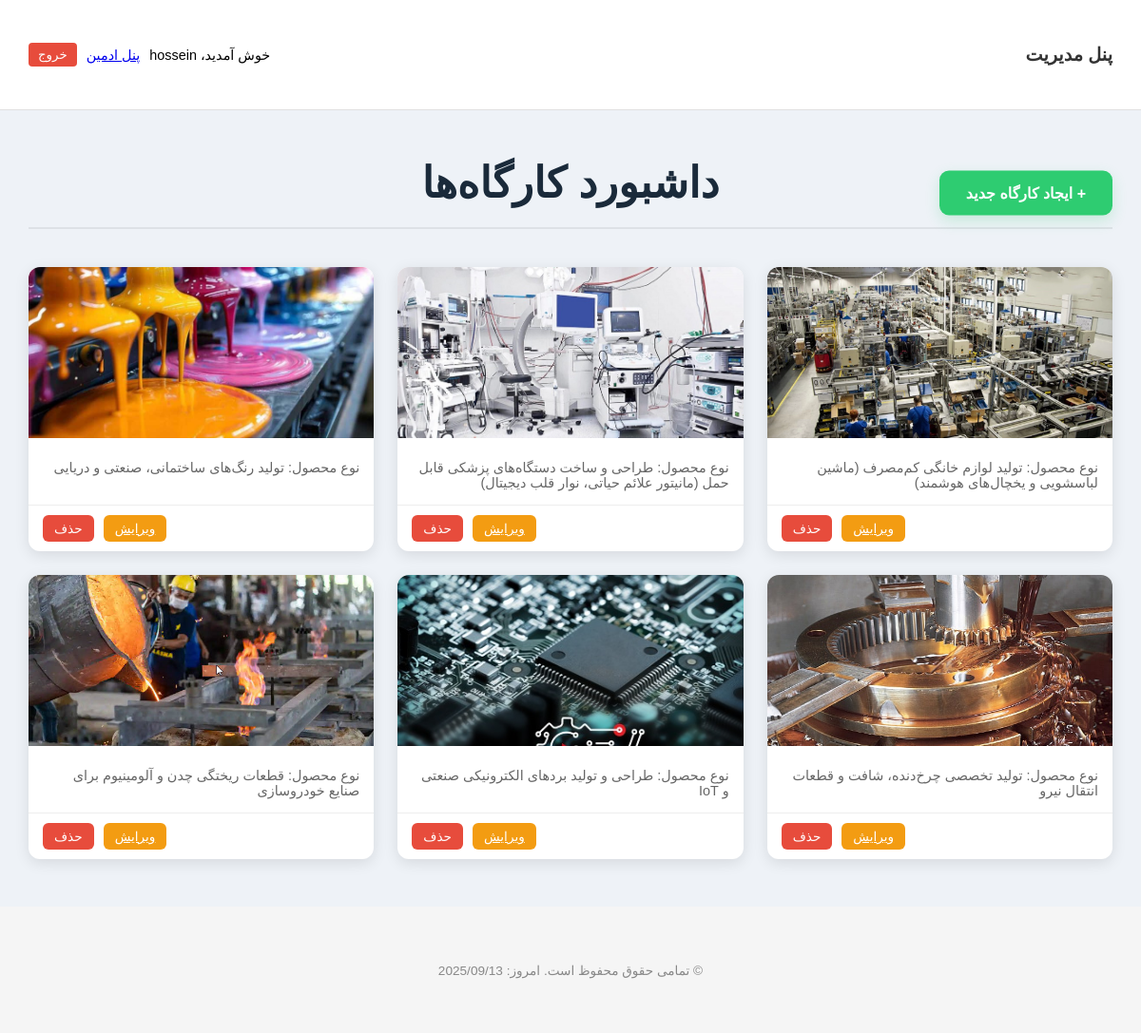
The page /dashboard/ (signed in) on the database its author committed.
### workshops/models.py (models this page shows, shortened)
class Workshop(models.Model):
    owner = models.ForeignKey(User, on_delete=models.CASCADE, related_name='workshops', verbose_name="مالک")
    title = models.CharField(max_length=200, verbose_name="عنوان کارگاه")
    description = models.TextField(verbose_name="توضیحات")
    cover_image = models.ImageField(upload_to='workshop_covers/', blank=True, null=True, verbose_name="تصویر کاور")
    agency = models.CharField(max_length=150, blank=True, null=True, verbose_name="نمایندگی/شرکت")
    contact_number = models.CharField(max_length=20, blank=True, null=True, verbose_name="شماره تماس")
    location = models.CharField(max_length=255, blank=True, null=True, verbose_name="موقعیت مکانی")
    product_type = models.CharField(max_length=100, blank=True, null=True, verbose_name="نوع محصول/خدمات")
    required_capital = models.DecimalField(max_digits=15, decimal_places=0, default=0, verbose_name="سرمایه مورد نیاز (تومان)")
    profit_percentage = models.FloatField(default=0.0, verbose_name="درصد سود برای سرمایه‌گذار")
    contract_duration = models.IntegerField(default=12, verbose_name="مدت قرارداد (به ماه)")
    contract_details = models.TextField(blank=True, null=True, verbose_name="جزئیات تکمیلی قرارداد")
    created_at = models.DateTimeField(auto_now_add=True, verbose_name="زمان ایجاد")
    updated_at = models.DateTimeField(auto_now=True, verbose_name="زمان بروزرسانی")
    class Meta:
        verbose_name = "کارگاه"
        verbose_name_plural = "کارگاه‌ها"
        ordering = ['-created_at']

### workshops/views.py (the view)
# urls.py: path('dashboard/', views.dashboard_view, name='dashboard'),
@login_required
def dashboard_view(request):
    if request.user.is_staff or request.user.is_superuser:
        workshops = Workshop.objects.all().order_by('-created_at')
    else:
        workshops = Workshop.objects.filter(owner=request.user).order_by('-created_at')
    return render(request, 'dashboard.html', {'workshops': workshops})

### templates/dashboard.html (shortened to what this page needs)
{% extends "base.html" %}
{% load static %}
{% block extra_head %}
<link rel="stylesheet" href="{% static 'css/dashboard.css' %}">
{% endblock %}
{% block content %}
<div class="container">
    <div class="dashboard-header">
        <h1>داشبورد کارگاه‌ها</h1>
        <a href="{% url 'workshop_create' %}" class="btn-create">+ ایجاد کارگاه جدید</a>
    </div>
    <div class="workshops-grid">
        {% for workshop in workshops %}
        <div class="workshop-card">
            <a href="{% url 'workshop_detail' workshop.pk %}" class="card-link">
                <div class="card-image-container">
                    {% if workshop.cover_image %}
                        <img src="{{ workshop.cover_image.url }}" alt="{{ workshop.name }}">
                    {% else %}
                        <div class="no-image-placeholder">بدون تصویر کاور</div>
                    {% endif %}
                </div>
                <div class="card-body">
                    <p class="card-text">نوع محصول: {{ workshop.product_type }}</p>
                </div>
            </a>
            <div class="card-footer">
                <a href="{% url 'workshop_edit' workshop.pk %}" class="btn-action btn-edit">ویرایش</a>
                <form action="{% url 'workshop_delete' workshop.pk %}" method="post" style="display:inline;">
                    <button type="submit" class="btn-action btn-delete" onclick="return confirm('حذف شود؟')">حذف</button>
                </form>
            </div>
        </div>
        {% empty %}
        <div class="no-workshops">
            <p>هیچ کارگاهی برای نمایش وجود ندارد.</p>
            <a href="{% url 'workshop_create' %}" class="btn-create">+ ایجاد اولین کارگاه</a>
        </div>
        {% endfor %}
    </div>
</div>
{% endblock %}

### templates/base.html (shortened to what this page needs)
{% load static %}
<!DOCTYPE html>
<html lang="fa" dir="rtl">
<head>
    <link rel="stylesheet" href="{% static 'css/base.css' %}">
    {% block extra_head %}{% endblock %}
</head>
<body>
<header class="main-header">
    <div class="container">
        <nav class="main-nav">
            <a href="{% url 'dashboard' %}" class="logo">پنل مدیریت</a>
            <div class="nav-user">
                {% if user.is_authenticated %}
                    <span>خوش آمدید، {{ user.username }}</span>
                    {% if user.is_staff %}
                        <a href="/admin/">پنل ادمین</a>
                    {% endif %}
                    <form action="{% url 'logout' %}" method="post" style="display:inline;">
                        <button type="submit" class="btn-logout">خروج</button>
                    </form>
                {% endif %}
            </div>
        </nav>
    </div>
</header>
<main class="main-content">
    {% block content %}{% endblock %}
</main>
<footer class="main-footer">
    <div class="container">
        <p>© تمامی حقوق محفوظ است. امروز: {% now "Y/m/d" %}</p>
    </div>
</footer>
</body>
</html>

### static/css/base.css (style rules this page uses)
body { margin: 0; font-family: 'Vazirmatn', sans-serif; background-color: #eef2f7; }
.container { max-width: 1200px; margin: 0 auto; padding: 0 20px; }
.main-header { background-color: #ffffff; border-bottom: 1px solid #e0e0e0; }
.main-nav { display: flex; justify-content: space-between; align-items: center; padding: 15px 0; }
.logo { font-size: 1.2rem; font-weight: bold; text-decoration: none; color: #333; }
.nav-user { display: flex; align-items: center; gap: 10px; font-size: 0.9rem; }
.btn-logout { background-color: #e74c3c; color: white; border: none; padding: 5px 10px; border-radius: 4px; cursor: pointer; }
.main-content { padding: 20px 0; }
.main-footer { background-color: #f5f5f5; padding: 15px 0; text-align: center; font-size: 0.85rem; color: #888; }

### static/css/dashboard.css (style rules this page uses)
.container { max-width: 1200px; margin: 0 auto; padding: 30px; }
.dashboard-header { display: flex; justify-content: center; align-items: center; position: relative; margin-bottom: 40px; padding-bottom: 20px; border-bottom: 2px solid #dde1e6; }
.dashboard-header h1 { font-size: 2.8rem; color: #1a2a3a; margin: 0; text-align: center; }
.dashboard-header .btn-create { position: absolute; right: 0; top: 50%; transform: translateY(-50%); padding: 14px 28px; background-color: #2ecc71; color: white; border-radius: 10px; text-decoration: none; font-weight: 600; transition: all 0.3s ease; box-shadow: 0 6px 15px rgba(46, 204, 113, 0.2); display: flex; align-items: center; gap: 10px; }
.workshops-grid { display: grid; grid-template-columns: repeat(auto-fill, minmax(280px, 1fr)); gap: 25px; }
.workshop-card { background: #fff; border-radius: 12px; overflow: hidden; box-shadow: 0 4px 15px rgba(0,0,0,0.1); display: flex; flex-direction: column; transition: transform 0.3s ease, box-shadow 0.3s ease; }
.card-link { color: inherit; text-decoration: none; display: flex; flex-direction: column; flex-grow: 1; }
.card-image-container { height: 180px; overflow: hidden; background-color: #f5f5f5; }
.card-image-container img { width: 100%; height: 100%; object-fit: cover; transition: transform 0.3s ease; }
.card-body { padding: 15px; flex-grow: 1; }
.card-text { margin: 0; font-size: 0.9rem; color: #666; }
.card-footer { padding: 10px 15px; display: flex; justify-content: flex-end; gap: 10px; border-top: 1px solid #eee; }
.btn-action { padding: 6px 12px; font-size: 0.85rem; border: none; border-radius: 6px; cursor: pointer; color: white; }
.btn-edit { background-color: #f39c12; }
.btn-delete { background-color: #e74c3c; }

### rows shown on the page
Workshop: cover_image (picture), product_type "تولید لوازم خانگی کم‌مصرف (ماشین لباسشویی و یخچال‌های هوشمند)"
Workshop: cover_image (picture), product_type "طراحی و ساخت دستگاه‌های پزشکی قابل حمل (مانیتور علائم حیاتی، نوار قلب دیجیتال)"
Workshop: cover_image (picture), product_type "تولید رنگ‌های ساختمانی، صنعتی و دریایی"
Workshop: cover_image (picture), product_type "تولید تخصصی چرخ‌دنده، شافت و قطعات انتقال نیرو"
Workshop: cover_image (picture), product_type "طراحی و تولید بردهای الکترونیکی صنعتی و IoT"
Workshop: cover_image (picture), product_type "قطعات ریختگی چدن و آلومینیوم برای صنایع خودروسازی"

### other values the page prints
{{ user.username }} "hossein"
